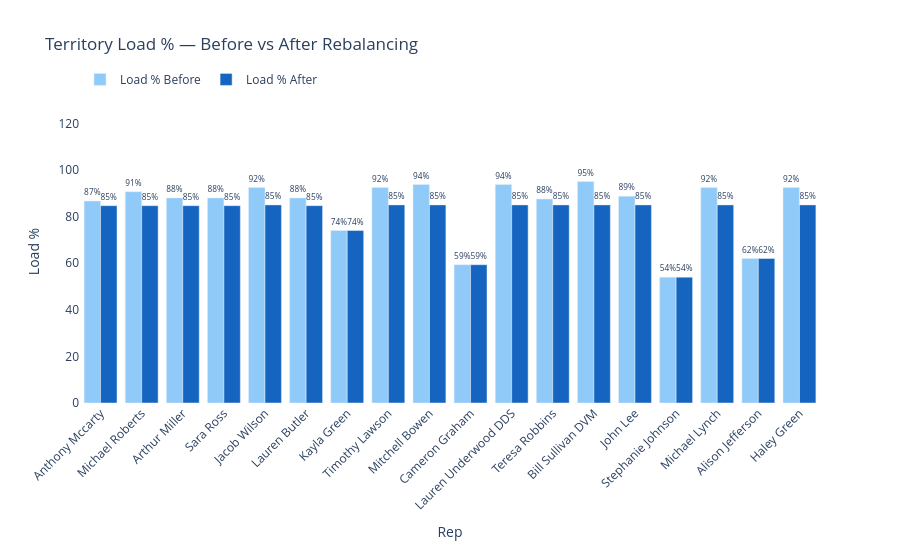

Notebook cell for this chart:
### Markdown cell above
## 7. Territory Balance Chart — Before vs After

### Code cell
fig = go.Figure()

fig.add_trace(go.Bar(
    name="Load % Before",
    x=rebalanced["rep_name"],
    y=rebalanced["load_pct"],
    marker_color="#90CAF9",
    text=[f"{v:.0f}%" for v in rebalanced["load_pct"]],
    textposition="outside"
))

fig.add_trace(go.Bar(
    name="Load % After",
    x=rebalanced["rep_name"],
    y=rebalanced["rebalanced_load"],
    marker_color="#1565C0",
    text=[f"{v:.0f}%" for v in rebalanced["rebalanced_load"]],
    textposition="outside"
))

fig.update_layout(
    title="Territory Load % — Before vs After Rebalancing",
    barmode="group",
    xaxis_title="Rep",
    xaxis_tickangle=-45,
    yaxis=dict(title="Load %", range=[0, 130]),
    height=550,
    font=dict(size=12),
    plot_bgcolor="white",
    paper_bgcolor="white",
    legend=dict(orientation="h", yanchor="bottom", y=1.02)
)

fig.show()
fig.write_image("../outputs/04_territory_rebalancing.png", width=1100, height=550, scale=2)
print("Saved: ../outputs/04_territory_rebalancing.png")

### Figure 1 — Plotly figure (JSON) as saved in the notebook; plotly's stock layout.template omitted (floating-point values rounded to 4 significant figures)
{"data": [{"marker": {"color": "#90CAF9"}, "name": "Load % Before", "text": ["87%", "91%", "88%", "88%", "92%", "88%", "74%", "92%", "94%", "59%", "94%", "88%", "95%", "89%", "54%", "92%", "62%", "92%"], "textposition": "outside", "type": "bar", "x": ["Anthony Mccarty", "Michael Roberts", "Arthur Miller", "Sara Ross", "Jacob Wilson", "Lauren Butler", "Kayla Green", "Timothy Lawson", "Mitchell Bowen", "Cameron Graham", "Lauren Underwood DDS", "Teresa Robbins", "Bill Sullivan DVM", "John Lee", "Stephanie Johnson", "Michael Lynch", "Alison Jefferson", "Haley Green"], "y": [86.67, 90.67, 88.0, 88.0, 92.5, 88.0, 74.0, 92.5, 93.75, 59.33, 93.75, 87.5, 95.0, 88.75, 54.0, 92.5, 62.0, 92.5]}, {"marker": {"color": "#1565C0"}, "name": "Load % After", "text": ["85%", "85%", "85%", "85%", "85%", "85%", "74%", "85%", "85%", "59%", "85%", "85%", "85%", "85%", "54%", "85%", "62%", "85%"], "textposition": "outside", "type": "bar", "x": ["Anthony Mccarty", "Michael Roberts", "Arthur Miller", "Sara Ross", "Jacob Wilson", "Lauren Butler", "Kayla Green", "Timothy Lawson", "Mitchell Bowen", "Cameron Graham", "Lauren Underwood DDS", "Teresa Robbins", "Bill Sullivan DVM", "John Lee", "Stephanie Johnson", "Michael Lynch", "Alison Jefferson", "Haley Green"], "y": [84.67, 84.67, 84.67, 84.67, 85.0, 84.67, 74.0, 85.0, 85.0, 59.33, 85.0, 85.0, 85.0, 85.0, 54.0, 85.0, 62.0, 85.0]}], "layout": {"barmode": "group", "font": {"size": 12}, "height": 550, "legend": {"orientation": "h", "y": 1.02, "yanchor": "bottom"}, "paper_bgcolor": "white", "plot_bgcolor": "white", "title": {"text": "Territory Load % — Before vs After Rebalancing"}, "xaxis": {"tickangle": -45, "title": {"text": "Rep"}}, "yaxis": {"range": [0, 130], "title": {"text": "Load %"}}}}
